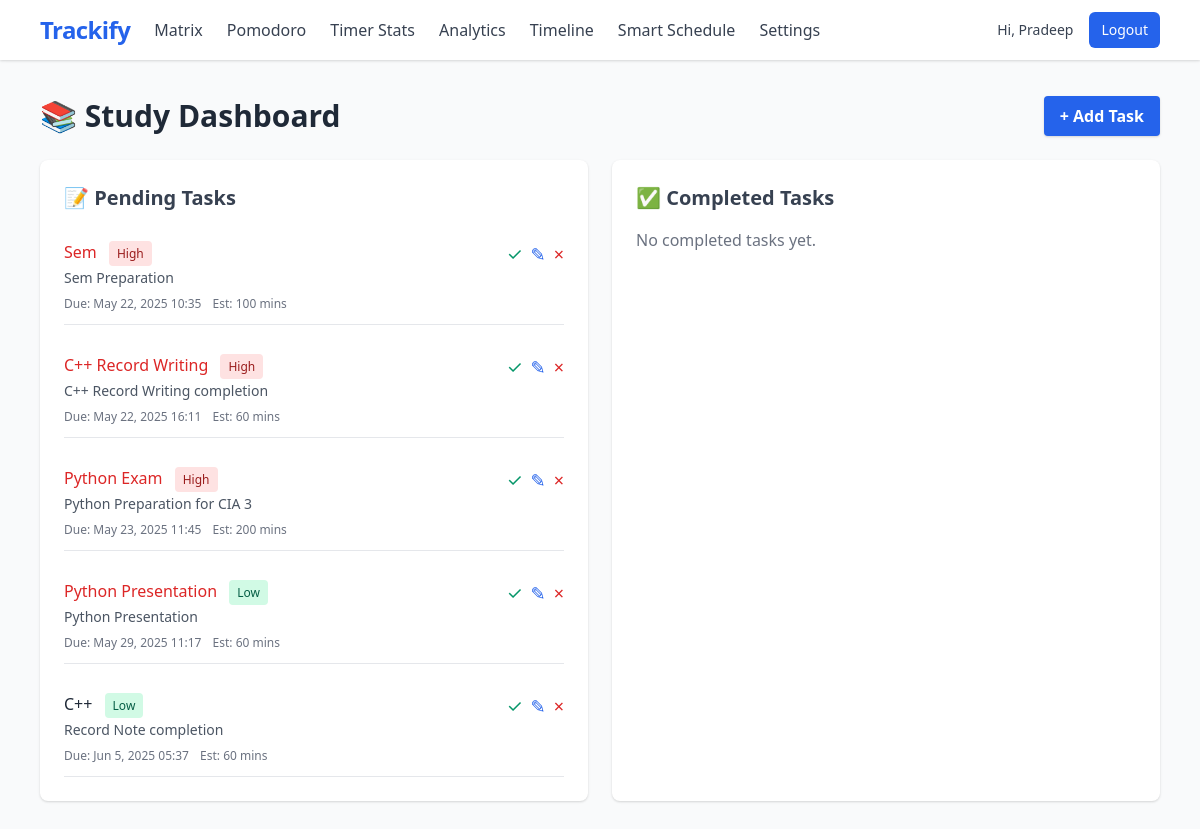
The app's page / (signed in) with its own data.
### planner/models.py (models this page shows, shortened)
class Task(models.Model):
    PRIORITY_CHOICES = [
        ('H', 'High'),
        ('M', 'Medium'),
        ('L', 'Low'),
    ]
    CATEGORY_CHOICES = [
        ('STUDY', 'Study'),
        ('WORK', 'Work'),
        ('PERSONAL', 'Personal'),
        ('HEALTH', 'Health'),
        ('OTHER', 'Other'),
    ]
    user = models.ForeignKey(User, on_delete=models.CASCADE, related_name='tasks')
    title = models.CharField(max_length=200)
    description = models.TextField(blank=True)
    category = models.CharField(max_length=10, choices=CATEGORY_CHOICES, default='STUDY')
    priority = models.CharField(max_length=1, choices=PRIORITY_CHOICES, default='M')
    due_date = models.DateTimeField(null=True, blank=True)
    estimated_duration = models.PositiveIntegerField(
        help_text="Estimated duration in minutes",
        default=60,
        validators=[MinValueValidator(1)]
    )
    completed = models.BooleanField(default=False)
    created_at = models.DateTimeField(auto_now_add=True)
    updated_at = models.DateTimeField(auto_now=True)
    class Meta:
        ordering = ['completed', '-priority', 'due_date']
        indexes = [
            models.Index(fields=['user', 'completed']),
            models.Index(fields=['priority']),
            models.Index(fields=['due_date']),
        ]
    @property
    def is_overdue(self):
        return not self.completed and self.due_date and timezone.now() > self.due_date

### planner/views.py (the view)
# urls.py: path('', views.dashboard, name='dashboard'),
@login_required
def dashboard(request):
    settings, created = UserSettings.objects.get_or_create(user=request.user)
    pending_tasks = Task.objects.filter(
        user=request.user,
        completed=False
    ).order_by(
        Case(
            When(priority='H', then=Value(0)),
            When(priority='M', then=Value(1)),
            When(priority='L', then=Value(2)),
            default=Value(3),
            output_field=CharField()
        ),
        'due_date'
    )
    completed_tasks = Task.objects.filter(
        user=request.user,
        completed=True
    ).order_by('-updated_at')[:10]
    today_start = timezone.now().replace(hour=0, minute=0, second=0, microsecond=0)
    week_start = today_start - timedelta(days=today_start.weekday())
    daily_study = StudySession.objects.filter(
        user=request.user,
        start_time__gte=today_start
    ).aggregate(total=Sum('duration'))['total'] or 0
    weekly_study = StudySession.objects.filter(
        user=request.user,
        start_time__gte=week_start
    ).aggregate(total=Sum('duration'))['total'] or 0
    daily_progress = min(100, int((daily_study / settings.daily_goal) * 100) if settings.daily_goal else 0)
    weekly_progress = min(100, int((weekly_study / settings.weekly_goal) * 100) if settings.weekly_goal else 0)
    upcoming_deadlines = Task.objects.filter(
        user=request.user,
        completed=False,
        due_date__gte=timezone.now(),
        due_date__lte=timezone.now() + timedelta(days=3)
    ).order_by('due_date')[:5]
    recent_sessions = StudySession.objects.filter(
        user=request.user
    ).order_by('-start_time')[:5]
    productivity_stats = StudySession.objects.filter(
        user=request.user,
        start_time__gte=timezone.now() - timedelta(days=30)
    ).aggregate(
        avg_score=Avg('productivity_score'),
        total_hours=Sum('duration') / 60
    )
    context = {
        'pending_tasks': pending_tasks,
        'completed_tasks': completed_tasks,
        'upcoming_deadlines': upcoming_deadlines,
        'recent_sessions': recent_sessions,
        'daily_study': daily_study,
        'weekly_study': weekly_study,
        'daily_progress': daily_progress,
        'weekly_progress': weekly_progress,
        'productivity_stats': productivity_stats,
        'settings': settings,
    }
    return render(request, 'planner/dashboard.html', context)

### planner/context_processors.py (called while the page is built)
def settings_context(request):
    if request.user.is_authenticated:
        settings = UserSettings.objects.get_or_create(user=request.user)[0]
        return {
            'user_settings': settings,
        }
    return {}

### planner/templates/planner/dashboard.html (shortened to what this page needs)
{% extends "planner/base.html" %}
{% block content %}
<div class="max-w-6xl mx-auto">
    <div class="flex justify-between items-center mb-6">
        <h1 class="text-3xl font-bold text-gray-800">📚 Study Dashboard</h1>
        <a href="{% url 'task-create' %}" class="bg-blue-600 hover:bg-blue-700 text-white font-semibold py-2 px-4 rounded shadow">
            + Add Task
        </a>
    </div>
    <div class="grid md:grid-cols-2 gap-6">
        <div class="bg-white rounded-lg shadow p-6">
            <h2 class="text-xl font-semibold mb-4 text-gray-700">📝 Pending Tasks</h2>
            {% if pending_tasks %}
            <div class="space-y-4">
                {% for task in pending_tasks %}
                <div class="border-b py-3">
                    <div class="flex justify-between items-start">
                        <div>
                            <h3 class="font-medium {% if task.is_overdue %}text-red-600{% else %}text-gray-800{% endif %}">
                                {{ task.title }}
                                <span class="text-xs {% if task.priority == 'H' %}bg-red-100 text-red-800{% elif task.priority == 'M' %}bg-blue-100 text-blue-800{% else %}bg-green-100 text-green-800{% endif %} px-2 py-1 rounded ml-2">
                                    {{ task.get_priority_display }}
                                </span>
                            </h3>
                            <p class="text-gray-600 text-sm mt-1">{{ task.description|truncatechars:100 }}</p>
                            <div class="text-xs text-gray-500 mt-2">
                                <span>Due: {{ task.due_date|date:"M j, Y H:i"|default:"No deadline" }}</span>
                                <span class="ml-2">Est: {{ task.estimated_duration }} mins</span>
                            </div>
                        </div>
                        <div class="flex space-x-2 text-lg">
                            <form method="POST" action="{% url 'task-toggle' task.id %}" class="inline">
                                <button type="submit" class="text-green-600 hover:text-green-800" title="Mark complete">
                                    ✓
                                </button>
                            </form>
                            <a href="{% url 'task-update' task.id %}" class="text-blue-600 hover:text-blue-800" title="Edit">
                                ✎
                            </a>
                            <form method="POST" action="{% url 'task-delete' task.id %}" class="inline">
                                <button type="submit" class="text-red-600 hover:text-red-800" title="Delete">
                                    ×
                                </button>
                            </form>
                        </div>
                    </div>
                </div>
                {% endfor %}
            </div>
            {% else %}
            <p class="text-gray-500">No pending tasks. Add one to get started!</p>
            {% endif %}
        </div>
        <div class="bg-white rounded-lg shadow p-6">
            <h2 class="text-xl font-semibold mb-4 text-gray-700">✅ Completed Tasks</h2>
            {% if completed_tasks %}
            <div class="space-y-4">
                {% for task in completed_tasks %}
                <div class="border-b py-3">
                    <div class="flex justify-between items-start">
                        <div>
                            <h3 class="font-medium line-through text-gray-500">
                                {{ task.title }}
                            </h3>
                            <p class="text-gray-400 text-sm">{{ task.description|truncatechars:100 }}</p>
                        </div>
                        <div class="flex space-x-2 text-lg">
                            <form method="POST" action="{% url 'task-toggle' task.id %}" class="inline">
                                {% csrf_token %}
                                <button type="submit" class="text-yellow-600 hover:text-yellow-800" title="Mark as pending">
                                    ↻
                                </button>
                            </form>
                            <form method="POST" action="{% url 'task-delete' task.id %}" class="inline">
                                {% csrf_token %}
                                <button type="submit" class="text-red-600 hover:text-red-800" title="Delete">
                                    ×
                                </button>
                            </form>
                        </div>
                    </div>
                </div>
                {% endfor %}
            </div>
            {% else %}
            <p class="text-gray-500">No completed tasks yet.</p>
            {% endif %}
        </div>
    </div>
</div>
{% endblock %}

### planner/templates/planner/base.html (shortened to what this page needs)
{% load static %}
<!DOCTYPE html>
<html lang="en">
<head>
    <link href="https://cdn.jsdelivr.net/npm/tailwindcss@2.2.19/dist/tailwind.min.css" rel="stylesheet">
    <link href="{% static 'planner/css/styles.css' %}" rel="stylesheet">
    <link href="https://cdn.jsdelivr.net/npm/fullcalendar@5.10.1/main.min.css" rel="stylesheet">
</head>
<body class="bg-gray-50 font-sans text-gray-800">
    <nav class="bg-white shadow fixed top-0 left-0 right-0 z-50">
        <div class="max-w-6xl mx-auto px-4 py-3 flex justify-between items-center">
            <div class="flex space-x-6 items-center">
                <a href="{% url 'dashboard' %}" class="text-2xl font-extrabold text-blue-600 hover:text-blue-800 tracking-tight">Trackify</a>
                <a href="{% url 'eisenhower-matrix' %}" class="text-gray-700 hover:text-blue-600">Matrix</a>
                <a href="{% url 'pomodoro' %}" class="text-gray-700 hover:text-blue-600">Pomodoro</a>
                <a href="{% url 'timer-stats' %}" class="text-gray-700 hover:text-blue-600">Timer Stats</a>
                <a href="{% url 'analytics' %}" class="text-gray-700 hover:text-blue-600">Analytics</a>
                <a href="{% url 'task-timeline' %}" class="text-gray-700 hover:text-blue-600">Timeline</a>
                <a href="{% url 'smart-schedule' %}" class="text-gray-700 hover:text-blue-600">Smart Schedule</a>
                <a href="{% url 'user-settings' %}" class="text-gray-700 hover:text-blue-600">Settings</a>
            </div>
            <div class="flex items-center space-x-4">
                {% if user.is_authenticated %}
                    <span class="text-sm font-medium text-gray-700">Hi, {{ user.username }}</span>
                    <form action="{% url 'logout' %}" method="post" class="inline">
                        <button type="submit" class="px-3 py-2 text-sm font-medium text-white bg-blue-600 hover:bg-blue-700 rounded-md">Logout</button>
                    </form>
                {% else %}
                    <a href="{% url 'login' %}" class="px-3 py-2 text-sm font-medium text-gray-700 hover:bg-gray-100 rounded-md">Login</a>
                    <a href="{% url 'register' %}" class="px-3 py-2 text-sm font-medium text-white bg-blue-600 hover:bg-blue-700 rounded-md">Register</a>
                {% endif %}
            </div>
        </div>
    </nav>
    <main class="max-w-6xl mx-auto px-4 py-24">
        {% block content %}{% endblock %}
    </main>
</body>
</html>

### planner/static/planner/css/styles.css (style rules this page uses)
* { box-sizing: border-box; margin: 0; padding: 0; }
body { font-family: -apple-system, BlinkMacSystemFont, 'Segoe UI', Roboto, Oxygen, Ubuntu, Cantarell, sans-serif; line-height: 1.5; color: #333; background-color: #f9fafb; }
.mb-4 { margin-bottom: 1rem; }
.mb-6 { margin-bottom: 1.5rem; }
html, body, #calendar { height: 100% !important; width: 100% !important; overflow: visible !important; position: relative !important; }

### records on screen
Task: title "Sem", priority "High", description "Sem Preparation", due_date "May 22, 2025 10:35", estimated_duration "100"
Task: title "C++ Record Writing", priority "High", description "C++ Record Writing completion", due_date "May 22, 2025 16:11", estimated_duration "60"
Task: title "Python Exam", priority "High", description "Python Preparation for CIA 3", due_date "May 23, 2025 11:45", estimated_duration "200"
Task: title "Python Presentation", priority "Low", description "Python Presentation", due_date "May 29, 2025 11:17", estimated_duration "60"
Task: title "C++", priority "Low", description "Record Note completion", due_date "Jun 5, 2025 05:37", estimated_duration "60"

### other values on screen
{{ user.username }} "Pradeep"
